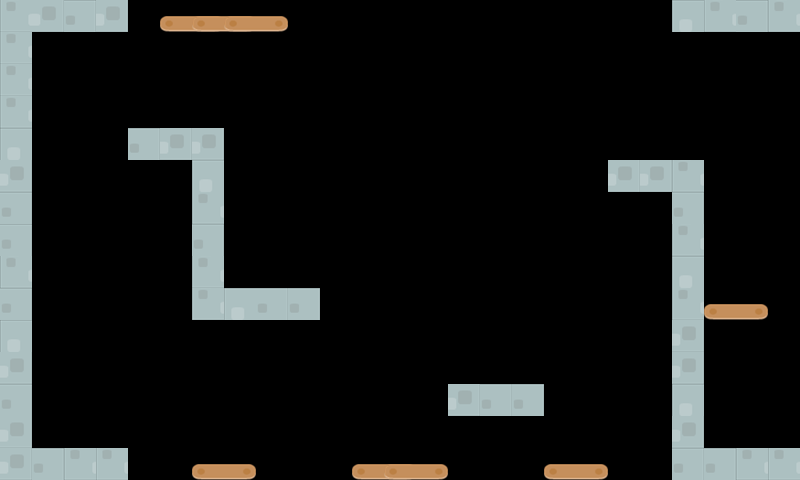

Rendered tile map (Tiled .tmx) drawn with the repository's tilesets; below, a short description and the map source with its tile grids summarised:
An orthogonal 25x15 tile map with 32x32 px tiles, 1 tile layer (Tile Layer 1), 2 tilesets.

<map version="1.0" orientation="orthogonal" width="25" height="15" tilewidth="32" tileheight="32">
 <tileset firstgid="1" name="castleCenter2" tilewidth="32" tileheight="32">
  <image source="../Assets/Kenney/Base pack/Tiles/castleCenter2.png" width="64" height="64" />
 </tileset>
 <tileset firstgid="5" name="bridge2" tilewidth="64" tileheight="16">
  <image source="../Assets/Kenney/Base pack/Tiles/bridge2.png" width="64" height="16" />
 </tileset>
 <layer name="Tile Layer 1" width="25" height="15">
  <data>[375 cells, 62 non-empty, 5 distinct tile ids]</data>
 </layer>
</map>
